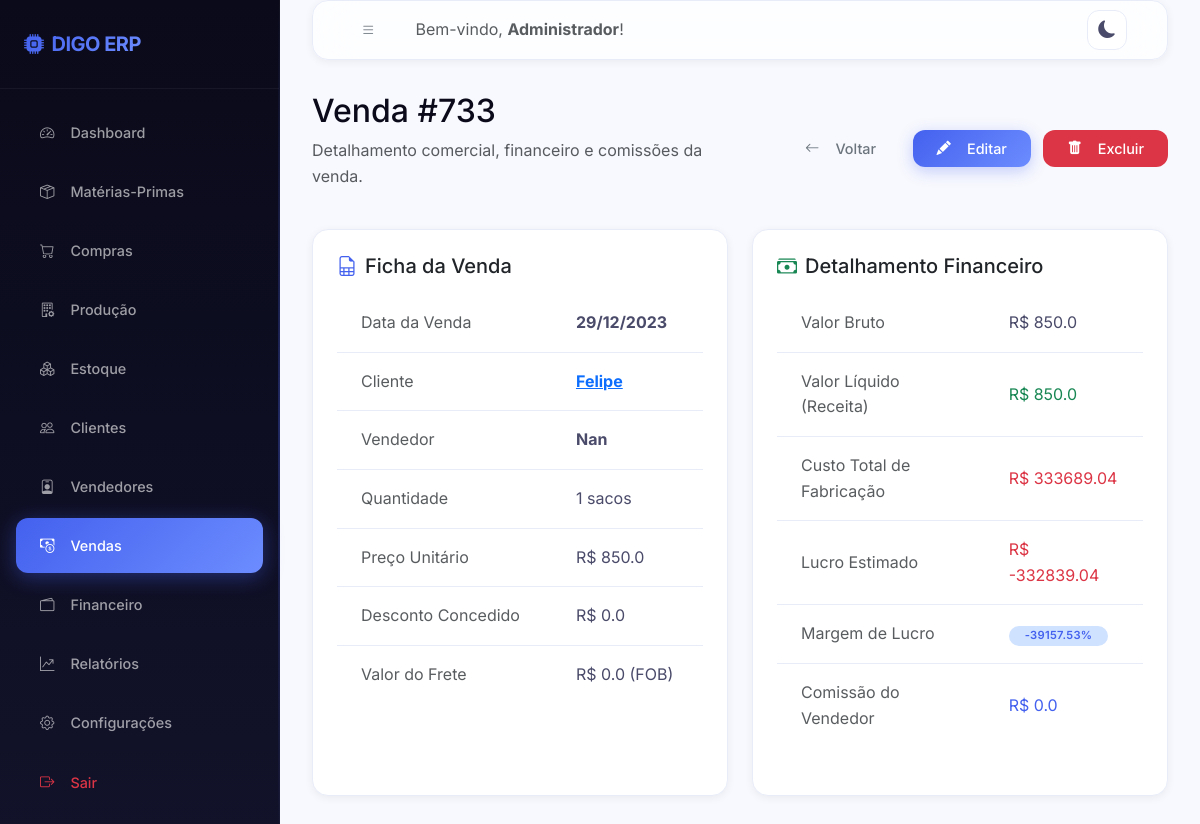
The page /vendas/733/detalhe (signed in) on the database its author committed.
### models/usuario.py (models this page shows, shortened)
class Usuario(UserMixin, db.Model):
    __tablename__ = 'usuarios'
    id = db.Column(db.Integer, primary_key=True)
    nome = db.Column(db.String(100), nullable=False)
    email = db.Column(db.String(150), unique=True, nullable=False)
    senha_hash = db.Column(db.String(256), nullable=False)
    perfil = db.Column(db.String(20), default='funcionario')  # admin | funcionario
    ativo = db.Column(db.Boolean, default=True)
    criado_em = db.Column(db.DateTime, default=datetime.utcnow)
    ultimo_acesso = db.Column(db.DateTime)
    logs = db.relationship('Log', backref='usuario', lazy='dynamic')
    @property
    def is_admin(self):
        return self.perfil == 'admin'

### models/venda.py (models this page shows, shortened)
class Venda(db.Model):
    __tablename__ = 'vendas'
    id = db.Column(db.Integer, primary_key=True)
    data = db.Column(db.Date, nullable=False)
    cliente_id = db.Column(db.Integer, db.ForeignKey('clientes.id'), nullable=False)
    vendedor_id = db.Column(db.Integer, db.ForeignKey('vendedores.id'), nullable=True)
    quantidade_sacos = db.Column(db.Integer, nullable=False)
    preco_unitario = db.Column(db.Float, nullable=False)
    desconto = db.Column(db.Float, default=0.0)       # valor do desconto
    frete = db.Column(db.Float, default=0.0)
    tipo_frete = db.Column(db.String(10), default='FOB')  # CIF | FOB
    forma_pagamento = db.Column(db.String(50))         # A VISTA | CHEQUE | PRAZO
    prazo_dias = db.Column(db.Integer, default=0)
    valor_bruto = db.Column(db.Float, default=0.0)    # qtd * preco_unitario
    valor_liquido = db.Column(db.Float, default=0.0)  # bruto - desconto + frete(CIF)
    custo_total = db.Column(db.Float, default=0.0)    # custo produto * qtd
    lucro = db.Column(db.Float, default=0.0)           # liquido - custo
    margem = db.Column(db.Float, default=0.0)          # lucro/liquido * 100
    comissao = db.Column(db.Float, default=0.0)        # % do vendedor sobre valor_liquido
    status_pagamento = db.Column(db.String(20), default='pendente')  # pendente|parcial|pago
    valor_pago = db.Column(db.Float, default=0.0)
    observacoes = db.Column(db.Text)
    criado_por = db.Column(db.Integer, db.ForeignKey('usuarios.id'))
    criado_em = db.Column(db.DateTime, default=datetime.utcnow)
    conta_receber = db.relationship('ContaReceber', backref='venda', uselist=False)

### models/cliente.py (models this page shows, shortened)
class Cliente(db.Model):
    __tablename__ = 'clientes'
    id = db.Column(db.Integer, primary_key=True)
    nome = db.Column(db.String(150), nullable=False)
    cpf_cnpj = db.Column(db.String(20))
    telefone = db.Column(db.String(20))
    email = db.Column(db.String(150))
    cidade = db.Column(db.String(100))
    estado = db.Column(db.String(2))
    endereco = db.Column(db.String(255))
    observacoes = db.Column(db.Text)
    ativo = db.Column(db.Boolean, default=True)
    criado_em = db.Column(db.DateTime, default=datetime.utcnow)
    vendas = db.relationship('Venda', backref='cliente', lazy='dynamic')
    contas_receber = db.relationship('ContaReceber', backref='cliente', lazy='dynamic')

### models/vendedor.py (models this page shows, shortened)
class Vendedor(db.Model):
    __tablename__ = 'vendedores'
    id = db.Column(db.Integer, primary_key=True)
    nome = db.Column(db.String(150), nullable=False)
    telefone = db.Column(db.String(20))
    email = db.Column(db.String(150))
    cidade = db.Column(db.String(100))
    estado = db.Column(db.String(2))
    comissao_pct = db.Column(db.Float, default=0.0)  # % de comissão sobre venda
    ativo = db.Column(db.Boolean, default=True)
    criado_em = db.Column(db.DateTime, default=datetime.utcnow)
    vendas = db.relationship('Venda', backref='vendedor', lazy='dynamic')

### routes/vendas.py (the view)
@vendas_bp.route('/<int:id>/detalhe')
@login_required
def detalhe(id):
    venda = Venda.query.get_or_404(id)
    return render_template('vendas/detalhe.html', venda=venda)

### templates/vendas/detalhe.html (shortened to what this page needs)
{% extends 'base.html' %}
{% block content %}
<div class="row mb-4 align-items-center">
    <div class="col-sm-6">
        <h2 class="font-weight-bold">Venda #{{ venda.id }}</h2>
        <p class="text-muted">Detalhamento comercial, financeiro e comissões da venda.</p>
    </div>
    <div class="col-sm-6 text-sm-end">
        <a href="{{ url_for('vendas.index') }}" class="btn btn-outline-secondary me-2"><i class="bi bi-arrow-left me-2"></i>Voltar</a>
        <a href="{{ url_for('vendas.editar', id=venda.id) }}" class="btn btn-primary me-2"><i class="bi bi-pencil-fill me-2"></i>Editar</a>
        <form action="{{ url_for('vendas.excluir', id=venda.id) }}" method="POST" class="d-inline" onsubmit="return confirm('Deseja realmente excluir esta venda?');">
            <button type="submit" class="btn btn-danger"><i class="bi bi-trash-fill me-2"></i>Excluir</button>
        </form>
    </div>
</div>
<div class="row g-4">
    <div class="col-md-6">
        <div class="card p-4 h-100">
            <h5 class="font-weight-bold mb-3"><i class="bi bi-file-earmark-spreadsheet me-2 text-primary"></i>Ficha da Venda</h5>
            <table class="table table-sm">
                <tbody>
                    <tr>
                        <td class="text-muted">Data da Venda</td>
                        <td><strong>{{ venda.data.strftime('%d/%m/%Y') }}</strong></td>
                    </tr>
                    <tr>
                        <td class="text-muted">Cliente</td>
                        <td><strong><a href="{{ url_for('clientes.detalhe', id=venda.cliente_id) }}">{{ venda.cliente.nome }}</a></strong></td>
                    </tr>
                    <tr>
                        <td class="text-muted">Vendedor</td>
                        <td><strong>{{ venda.vendedor.nome if venda.vendedor else 'Venda Direta' }}</strong></td>
                    </tr>
                    <tr>
                        <td class="text-muted">Quantidade</td>
                        <td>{{ venda.quantidade_sacos }} sacos</td>
                    </tr>
                    <tr>
                        <td class="text-muted">Preço Unitário</td>
                        <td>R$ {{ venda.preco_unitario|round(2) }}</td>
                    </tr>
                    <tr>
                        <td class="text-muted">Desconto Concedido</td>
                        <td>R$ {{ venda.desconto|round(2) }}</td>
                    </tr>
                    <tr>
                        <td class="text-muted">Valor do Frete</td>
                        <td>R$ {{ venda.frete|round(2) }} ({{ venda.tipo_frete }})</td>
                    </tr>
                </tbody>
            </table>
        </div>
    </div>
    <div class="col-md-6">
        <div class="card p-4 h-100">
            <h5 class="font-weight-bold mb-3"><i class="bi bi-cash-stack me-2 text-success"></i>Detalhamento Financeiro</h5>
            <table class="table table-sm">
                <tbody>
                    <tr>
                        <td class="text-muted">Valor Bruto</td>
                        <td>R$ {{ venda.valor_bruto|round(2) }}</td>
                    </tr>
                    <tr>
                        <td class="text-muted">Valor Líquido (Receita)</td>
                        <td class="font-weight-bold text-success">R$ {{ venda.valor_liquido|round(2) }}</td>
                    </tr>
                    <tr>
                        <td class="text-muted">Custo Total de Fabricação</td>
                        <td class="text-danger">R$ {{ venda.custo_total|round(2) }}</td>
                    </tr>
                    <tr>
                        <td class="text-muted">Lucro Estimado</td>
                        <td class="font-weight-bold {% if venda.lucro >= 0 %}text-success{% else %}text-danger{% endif %}">R$ {{ venda.lucro|round(2) }}</td>
                    </tr>
                    <tr>
                        <td class="text-muted">Margem de Lucro</td>
                        <td><span class="badge bg-primary-subtle text-primary">{{ venda.margem }}%</span></td>
                    </tr>
                    <tr>
                        <td class="text-muted">Comissão do Vendedor</td>
                        <td class="text-primary">R$ {{ venda.comissao|round(2) }}</td>
                    </tr>
                </tbody>
            </table>
        </div>
    </div>
</div>
{% endblock %}

### templates/base.html (shortened to what this page needs)
<!DOCTYPE html>
<html lang="pt-BR">
<head>
    <link href="https://cdn.jsdelivr.net/npm/bootstrap@5.3.0/dist/css/bootstrap.min.css" rel="stylesheet">
    <link rel="stylesheet" href="https://cdn.jsdelivr.net/npm/bootstrap-icons@1.10.5/font/bootstrap-icons.css">
    <link rel="stylesheet" href="{{ url_for('static', filename='css/style.css') }}">
</head>
<body>
    <div class="wrapper">
        <nav id="sidebar">
            <div class="sidebar-header d-flex align-items-center justify-content-between">
                <h4 class="m-0 text-white font-weight-bold"><i class="bi bi-cpu-fill me-2 text-indigo"></i>DIGO ERP</h4>
            </div>
            <ul class="list-unstyled components">
                <li class="{% if request.blueprint == 'dashboard' %}active{% endif %}">
                    <a href="{{ url_for('dashboard.index') }}"><i class="bi bi-speedometer2"></i> Dashboard</a>
                </li>
                <li class="{% if request.blueprint == 'materias_primas' %}active{% endif %}">
                    <a href="{{ url_for('materias_primas.index') }}"><i class="bi bi-box-seam"></i> Matérias-Primas</a>
                </li>
                <li class="{% if request.blueprint == 'compras' %}active{% endif %}">
                    <a href="{{ url_for('compras.index') }}"><i class="bi bi-cart"></i> Compras</a>
                </li>
                <li class="{% if request.blueprint == 'producao' %}active{% endif %}">
                    <a href="{{ url_for('producao.index') }}"><i class="bi bi-building-gear"></i> Produção</a>
                </li>
                <li class="{% if request.blueprint == 'estoque' %}active{% endif %}">
                    <a href="{{ url_for('estoque.index') }}"><i class="bi bi-boxes"></i> Estoque</a>
                </li>
                <li class="{% if request.blueprint == 'clientes' %}active{% endif %}">
                    <a href="{{ url_for('clientes.index') }}"><i class="bi bi-people"></i> Clientes</a>
                </li>
                <li class="{% if request.blueprint == 'vendedores' %}active{% endif %}">
                    <a href="{{ url_for('vendedores.index') }}"><i class="bi bi-person-badge"></i> Vendedores</a>
                </li>
                <li class="{% if request.blueprint == 'vendas' %}active{% endif %}">
                    <a href="{{ url_for('vendas.index') }}"><i class="bi bi-cash-coin"></i> Vendas</a>
                </li>
                <li class="{% if request.blueprint == 'financeiro' %}active{% endif %}">
                    <a href="{{ url_for('financeiro.index') }}"><i class="bi bi-wallet2"></i> Financeiro</a>
                </li>
                <li class="{% if request.blueprint == 'relatorios' %}active{% endif %}">
                    <a href="{{ url_for('relatorios.index') }}"><i class="bi bi-graph-up-arrow"></i> Relatórios</a>
                </li>
                {% if current_user.is_admin %}
                <li class="{% if request.blueprint == 'configuracoes' %}active{% endif %}">
                    <a href="{{ url_for('configuracoes.index') }}"><i class="bi bi-gear"></i> Configurações</a>
                </li>
                {% endif %}
                <li>
                    <a href="{{ url_for('auth.logout') }}" class="text-danger"><i class="bi bi-box-arrow-right text-danger"></i> Sair</a>
                </li>
            </ul>
        </nav>
        <div id="content">
            <nav class="navbar navbar-expand-lg card mb-4 p-2 d-flex flex-row align-items-center justify-content-between">
                <div class="d-flex align-items-center">
                    <button type="button" id="sidebarCollapse" class="btn btn-outline-secondary me-3">
                        <i class="bi bi-list"></i>
                    </button>
                    <span class="navbar-text d-none d-md-inline text-muted">Bem-vindo, <strong>{{ current_user.nome }}</strong>!</span>
                </div>
                <div class="d-flex align-items-center">
                    <button class="theme-toggle-btn me-3" id="themeToggle" title="Alternar Tema">
                    </button>
                </div>
            </nav>
            <div class="container-fluid p-0 fade-in">
                {% block content %}{% endblock %}
            </div>
        </div>
    </div>
</body>
</html>

### rows shown on the page
Usuario: nome "Administrador"
Venda: id "733", data "29/12/2023", quantidade_sacos "1", preco_unitario "850.0", desconto "0.0", frete "0.0", tipo_frete "FOB", valor_bruto "850.0", valor_liquido "850.0", custo_total "333689.04", lucro "-332839.04", margem "-39157.53", comissao "0.0"
Cliente: cliente.nome "Felipe"
Vendedor: vendedor "Nan"
